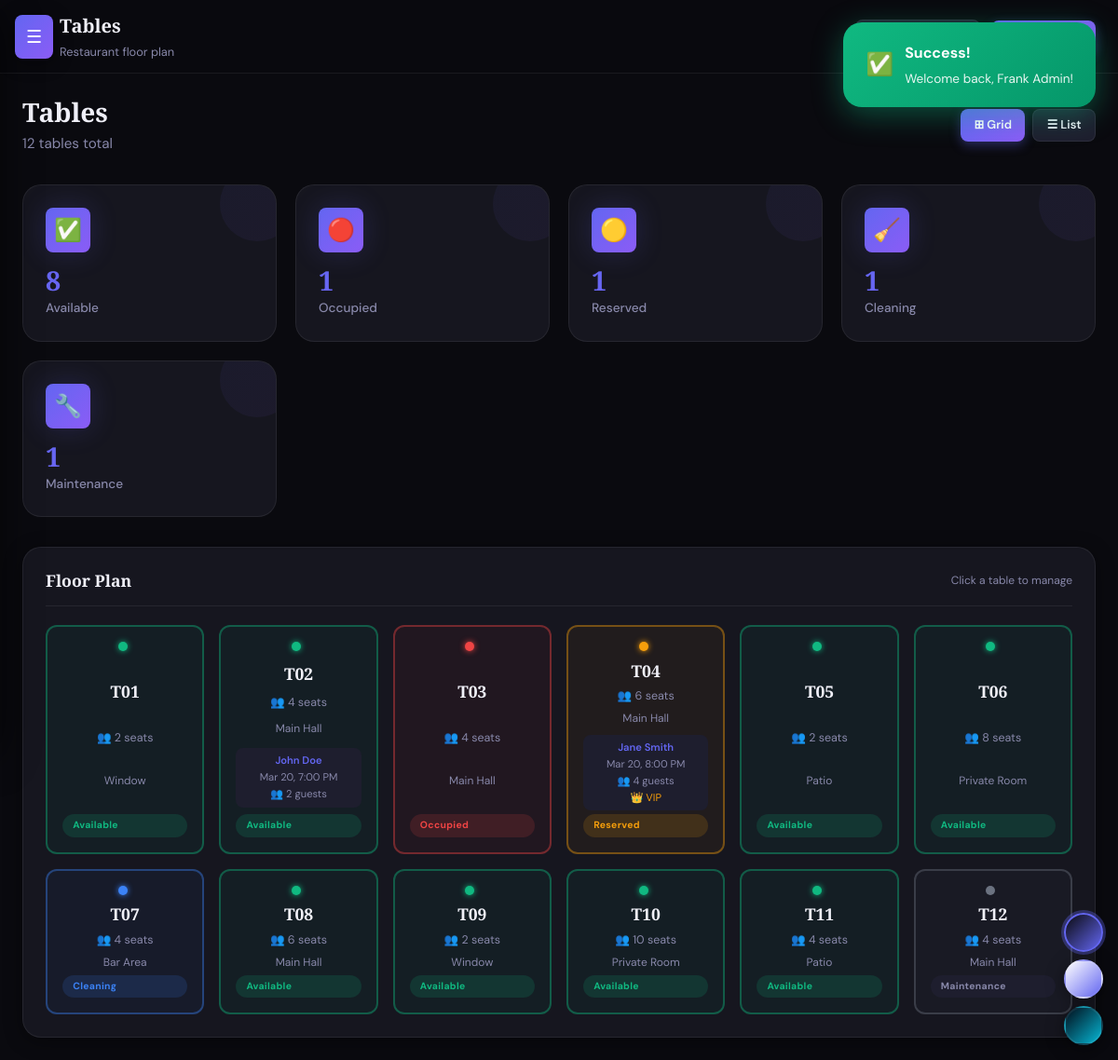
/tables.php (signed in), run on the app's committed database.
### tables this page shows
CREATE TABLE IF NOT EXISTS restaurant_tables (
    table_id INT PRIMARY KEY AUTO_INCREMENT,
    table_number VARCHAR(10) UNIQUE NOT NULL,
    capacity INT NOT NULL DEFAULT 4,
    status ENUM('available','occupied','reserved','maintenance','cleaning') DEFAULT 'available',
    location VARCHAR(50) DEFAULT 'Main Hall',
    table_type ENUM('standard','booth','private','outdoor','bar') DEFAULT 'standard',
    min_party_size INT DEFAULT 1,
    max_party_size INT DEFAULT 20,
    features TEXT,
    last_cleaned TIMESTAMP NULL,
    created_at TIMESTAMP DEFAULT CURRENT_TIMESTAMP
);

CREATE TABLE IF NOT EXISTS reservations (
    reservation_id INT PRIMARY KEY AUTO_INCREMENT,
    user_id INT NOT NULL,
    table_id INT NULL,
    reservation_date DATE NOT NULL,
    reservation_time TIME NOT NULL,
    party_size INT NOT NULL,
    special_requests TEXT,
    occasion VARCHAR(50) DEFAULT 'dining',
    status ENUM('pending','confirmed','seated','completed','cancelled','no_show') DEFAULT 'pending',
    priority ENUM('low','normal','high','vip') DEFAULT 'normal',
    estimated_duration INT DEFAULT 120,
     
    reschedule_count INT DEFAULT 0,
    is_reminded TINYINT(1) DEFAULT 0,
    created_at TIMESTAMP DEFAULT CURRENT_TIMESTAMP,
    FOREIGN KEY (user_id) REFERENCES users(user_id) ON DELETE CASCADE,
    FOREIGN KEY (table_id) REFERENCES restaurant_tables(table_id) ON DELETE SET NULL
);

CREATE TABLE IF NOT EXISTS users (
    user_id INT PRIMARY KEY AUTO_INCREMENT,
    username VARCHAR(50) UNIQUE NOT NULL,
    email VARCHAR(100) UNIQUE NOT NULL,
    password VARCHAR(255) NOT NULL,
    full_name VARCHAR(100) NOT NULL,
    phone VARCHAR(20),
    role ENUM('admin','manager','staff','customer') DEFAULT 'customer',
    loyalty_points INT DEFAULT 0,
    vip_status TINYINT(1) DEFAULT 0,
    preferred_table_id INT NULL,
    created_at TIMESTAMP DEFAULT CURRENT_TIMESTAMP,
    updated_at TIMESTAMP DEFAULT CURRENT_TIMESTAMP ON UPDATE CURRENT_TIMESTAMP,
    FOREIGN KEY (preferred_table_id) REFERENCES restaurant_tables(table_id) ON DELETE SET NULL
);

### includes/database.php (called while the page is built, shortened)
<?php
require_once 'config.php';
class Database {
    private static $instance = null;
    public $conn;
    private function __construct() {
        $this->conn = new mysqli(DB_HOST, DB_USER, DB_PASS, DB_NAME);
        $this->conn->set_charset('utf8mb4');
    }
    public static function getInstance() {
        if (!self::$instance) {
            self::$instance = new self();
        }
        return self::$instance;
    }
    public function query($sql, $params = [], $types = '') {
        $stmt = $this->conn->prepare($sql);
        if (!$stmt->execute()) {
            throw new Exception("Query execution failed: " . $stmt->error . " SQL: " . $sql);
        }
        return $stmt;
    }
    public function fetchAll($sql, $params = [], $types = '') {
        $stmt = $this->query($sql, $params, $types);
        $result = $stmt->get_result();
        return $result->fetch_all(MYSQLI_ASSOC);
    }
}
function db() {
    return Database::getInstance();
}
?>

### includes/config.php (called while the page is built, shortened)
<?php
function sanitize($input) {
    return htmlspecialchars(strip_tags(trim($input)), ENT_QUOTES, 'UTF-8');
}
?>

### tables.php (the view, shortened to what this page needs)
<?php
require_once 'includes/header.php';
$tables = db()->fetchAll(
    "SELECT t.*,
            r.reservation_id, r.reservation_date, r.reservation_time, r.party_size, r.occasion, r.status as reservation_status,
            u.full_name, u.email, u.phone, u.vip_status,
            o.order_id, o.total as order_total, o.status as order_status
     FROM restaurant_tables t
     LEFT JOIN reservations r ON t.table_id=r.table_id AND r.status IN ('confirmed', 'seated')
     LEFT JOIN users u ON r.user_id=u.user_id
     LEFT JOIN orders o ON r.reservation_id=o.reservation_id AND o.status!='cancelled'
     ORDER BY t.table_number"
);
$tableData = [];
foreach ($tables as $row) {
    if (!isset($tableData[$row['table_id']])) {
        $tableData[$row['table_id']] = [
            'table_id' => $row['table_id'],
            'table_number' => $row['table_number'],
            'location' => $row['location'],
            'capacity' => $row['capacity'],
            'table_type' => $row['table_type'],
            'status' => $row['status'],
            'last_cleaned' => $row['last_cleaned'],
            'reservations' => [],
            'orders' => []
        ];
    }
    if ($row['reservation_id']) {
        $tableData[$row['table_id']]['reservations'][] = [
            'reservation_id' => $row['reservation_id'],
            'reservation_date' => $row['reservation_date'],
            'reservation_time' => $row['reservation_time'],
            'party_size' => $row['party_size'],
            'occasion' => $row['occasion'],
            'status' => $row['reservation_status'],
            'full_name' => $row['full_name'],
            'email' => $row['email'],
            'phone' => $row['phone'],
            'vip_status' => $row['vip_status']
        ];
    }
}
$tables = array_values($tableData);
$statusCounts = [];
foreach ($tables as $t) {
    $statusCounts[$t['status']] = ($statusCounts[$t['status']] ?? 0) + 1;
}
$viewMode = sanitize($_GET['view'] ?? 'grid');
$filterStatus = sanitize($_GET['status'] ?? '');
$displayTables = $filterStatus ? array_filter($tables, fn($t) => $t['status'] === $filterStatus) : $tables;
$statusColors = ['available'=>'success','occupied'=>'danger','reserved'=>'warning','maintenance'=>'muted','cleaning'=>'info'];
$statusIcons  = ['available'=>'✅','occupied'=>'🔴','reserved'=>'🟡','maintenance'=>'🔧','cleaning'=>'🧹'];
?>
<div class="flex justify-between items-center mb-4">
    <div>
        <h2 class="section-title">Tables</h2>
        <p class="section-subtitle"><?= count($tables) ?> tables total</p>
    </div>
    <div class="flex gap-1">
        <a href="?view=grid" class="btn <?= $viewMode==='grid'?'btn-primary':'btn-secondary' ?> btn-sm">⊞ Grid</a>
        <a href="?view=list" class="btn <?= $viewMode==='list'?'btn-primary':'btn-secondary' ?> btn-sm">☰ List</a>
    </div>
</div>
<div class="stats-grid mb-4">
    <?php foreach(['available','occupied','reserved','cleaning','maintenance'] as $st): ?>
    <?php $cnt = $statusCounts[$st] ?? 0; ?>
    <a href="?status=<?= $filterStatus===$st?'':$st ?>&view=<?= $viewMode ?>" class="stat-card animate-in" style="text-decoration:none;<?= $filterStatus===$st ? 'border-color:var(--accent-primary);' : '' ?>">
        <div class="stat-icon" style="font-size:1.5rem;"><?= $statusIcons[$st] ?></div>
        <div class="stat-value" style="font-size:1.8rem;" data-counter="<?= $cnt ?>"><?= $cnt ?></div>
        <div class="stat-label" style="text-transform:capitalize;"><?= $st ?></div>
    </a>
    <?php endforeach; ?>
</div>
<?php if($viewMode === 'grid'): ?>
<div class="card animate-in">
    <div class="card-header">
        <h3 class="card-title">Floor Plan</h3>
        <span class="text-xs text-muted">Click a table to manage</span>
    </div>
    <div class="table-grid">
        <?php foreach($displayTables as $t): ?>
        <div class="table-card <?= $t['status'] ?>" onclick="openTableModal(<?= htmlspecialchars(json_encode($t)) ?>)" style="cursor:pointer;">
            <div style="display:flex;align-items:center;justify-content:center;margin-bottom:0.4rem;">
                <span class="table-status-dot dot-<?= $t['status'] ?>"></span>
            </div>
            <div class="table-number"><?= htmlspecialchars($t['table_number']) ?></div>
            <div class="table-capacity">👥 <?= $t['capacity'] ?> seats</div>
            <div class="text-xs text-muted mt-1"><?= htmlspecialchars($t['location']) ?></div>
            <?php if(!empty($t['reservations'])): ?>
            <div class="reservation-info" style="margin-top:0.5rem;padding:0.3rem;background:var(--bg-tertiary);border-radius:var(--radius-sm);font-size:0.7rem;">
                <div style="font-weight:600;color:var(--accent-primary);"><?= htmlspecialchars($t['reservations'][0]['full_name']) ?></div>
                <div style="color:var(--text-secondary);"><?= date('M j, g:i A', strtotime($t['reservations'][0]['reservation_date'] . ' ' . $t['reservations'][0]['reservation_time'])) ?></div>
                <div style="color:var(--text-secondary);">👥 <?= $t['reservations'][0]['party_size'] ?> guests</div>
                <?php if($t['reservations'][0]['vip_status']): ?>
                <div style="color:var(--warning);">👑 VIP</div>
                <?php endif; ?>
            </div>
            <?php endif; ?>
            <div class="badge badge-<?= $statusColors[$t['status']] ?> mt-1" style="font-size:0.65rem;"><?= ucfirst($t['status']) ?></div>
        </div>
        <?php endforeach; ?>
    </div>
</div>
<?php endif; ?>
<?php require_once 'includes/footer.php'; ?>

### data on the page
restaurant_tables: table_number "T01", capacity "2", location "Window", status "Available"
reservations: table.table_number "T02", table.capacity "4", table.location "Main Hall", user.full_name "John Doe", reservation_date+reservation_time "Mar 20, 7:00 PM", party_size "2", table.status "Available"
restaurant_tables: table_number "T03", capacity "4", location "Main Hall", status "Occupied"
reservations: table.table_number "T04", table.capacity "6", table.location "Main Hall", user.full_name "Jane Smith", reservation_date+reservation_time "Mar 20, 8:00 PM", party_size "4", shows "👑 VIP", table.status "Reserved"
restaurant_tables: table_number "T05", capacity "2", location "Patio", status "Available"
restaurant_tables: table_number "T06", capacity "8", location "Private Room", status "Available"
restaurant_tables: table_number "T07", capacity "4", location "Bar Area", status "Cleaning"
restaurant_tables: table_number "T08", capacity "6", location "Main Hall", status "Available"
restaurant_tables: table_number "T09", capacity "2", location "Window", status "Available"
restaurant_tables: table_number "T10", capacity "10", location "Private Room", status "Available"
restaurant_tables: table_number "T11", capacity "4", location "Patio", status "Available"
restaurant_tables: table_number "T12", capacity "4", location "Main Hall", status "Maintenance"

### other printed values
$pageTitle "Tables"
$pageSubtitle "Restaurant floor plan"
count($tables) "12"
$statusIcons[$st] "✅"
$cnt "8"
$st "Available"
$statusIcons[$st] "🔴"
$cnt "1"
$st "Occupied"
$statusIcons[$st] "🟡"
$st "Reserved"
$statusIcons[$st] "🧹"
$st "Cleaning"
$statusIcons[$st] "🔧"
$st "Maintenance"
